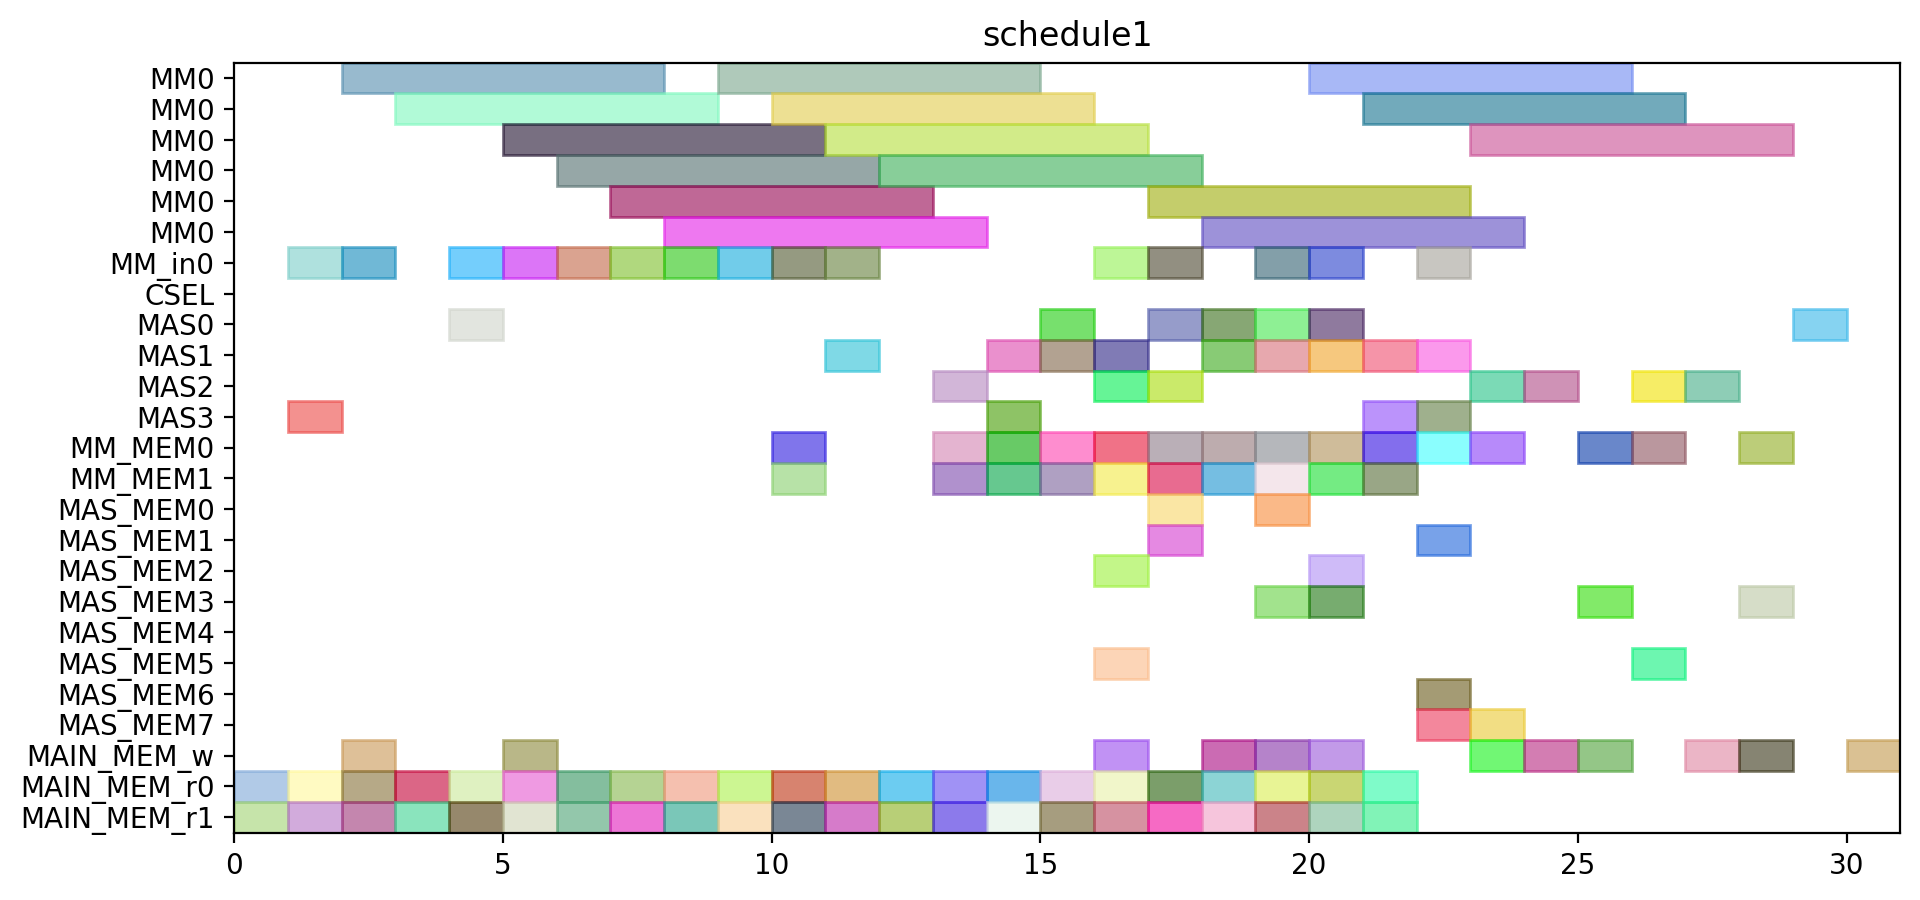

The script that drew this image:
from pyschedule import Scenario, solvers, plotters, alt


def solve():
	horizon = 143
	S = Scenario("schedule1", horizon=horizon)

	# resource
	MM = S.Resources('MM', num=1, size=6)
	MM_in = S.Resources('MM_in', num=1)
	CSEL = S.Resource('CSEL')
	MAS = S.Resources('MAS', num=4, size=1, periods=range(1, horizon))
	MM_MEM = S.Resources('MM_MEM', num=2)
	MAS_MEM = S.Resources('MAS_MEM', num=8)
	MAIN_MEM_w = S.Resource('MAIN_MEM_w', size=1)
	MAIN_MEM_r = S.Resources('MAIN_MEM_r', num=2)

	# result of previous scheduling
	c001_mem0 = S.Task('c001_mem0', length=1, delay_cost=1)
	S += c001_mem0 >= 0
	c001_mem0 += MAIN_MEM_r[0]

	c001_mem1 = S.Task('c001_mem1', length=1, delay_cost=1)
	S += c001_mem1 >= 0
	c001_mem1 += MAIN_MEM_r[1]

	c001 = S.Task('c001', length=1, delay_cost=1)
	S += c001 >= 1
	c001 += MAS[3]

	c10_t1_in = S.Task('c10_t1_in', length=1, delay_cost=1)
	S += c10_t1_in >= 1
	c10_t1_in += MM_in[0]

	c10_t1_mem0 = S.Task('c10_t1_mem0', length=1, delay_cost=1)
	S += c10_t1_mem0 >= 1
	c10_t1_mem0 += MAIN_MEM_r[0]

	c10_t1_mem1 = S.Task('c10_t1_mem1', length=1, delay_cost=1)
	S += c10_t1_mem1 >= 1
	c10_t1_mem1 += MAIN_MEM_r[1]

	c001_w = S.Task('c001_w', length=1, delay_cost=1)
	S += c001_w >= 2
	c001_w += MAIN_MEM_w

	c10_t1 = S.Task('c10_t1', length=6, delay_cost=1)
	S += c10_t1 >= 2
	c10_t1 += MM[0]

	c21_t1_in = S.Task('c21_t1_in', length=1, delay_cost=1)
	S += c21_t1_in >= 2
	c21_t1_in += MM_in[0]

	c21_t1_mem0 = S.Task('c21_t1_mem0', length=1, delay_cost=1)
	S += c21_t1_mem0 >= 2
	c21_t1_mem0 += MAIN_MEM_r[0]

	c21_t1_mem1 = S.Task('c21_t1_mem1', length=1, delay_cost=1)
	S += c21_t1_mem1 >= 2
	c21_t1_mem1 += MAIN_MEM_r[1]

	c000_mem0 = S.Task('c000_mem0', length=1, delay_cost=1)
	S += c000_mem0 >= 3
	c000_mem0 += MAIN_MEM_r[0]

	c000_mem1 = S.Task('c000_mem1', length=1, delay_cost=1)
	S += c000_mem1 >= 3
	c000_mem1 += MAIN_MEM_r[1]

	c21_t1 = S.Task('c21_t1', length=6, delay_cost=1)
	S += c21_t1 >= 3
	c21_t1 += MM[0]

	c000 = S.Task('c000', length=1, delay_cost=1)
	S += c000 >= 4
	c000 += MAS[0]

	c21_t0_in = S.Task('c21_t0_in', length=1, delay_cost=1)
	S += c21_t0_in >= 4
	c21_t0_in += MM_in[0]

	c21_t0_mem0 = S.Task('c21_t0_mem0', length=1, delay_cost=1)
	S += c21_t0_mem0 >= 4
	c21_t0_mem0 += MAIN_MEM_r[0]

	c21_t0_mem1 = S.Task('c21_t0_mem1', length=1, delay_cost=1)
	S += c21_t0_mem1 >= 4
	c21_t0_mem1 += MAIN_MEM_r[1]

	c000_w = S.Task('c000_w', length=1, delay_cost=1)
	S += c000_w >= 5
	c000_w += MAIN_MEM_w

	c20_t1_in = S.Task('c20_t1_in', length=1, delay_cost=1)
	S += c20_t1_in >= 5
	c20_t1_in += MM_in[0]

	c20_t1_mem0 = S.Task('c20_t1_mem0', length=1, delay_cost=1)
	S += c20_t1_mem0 >= 5
	c20_t1_mem0 += MAIN_MEM_r[0]

	c20_t1_mem1 = S.Task('c20_t1_mem1', length=1, delay_cost=1)
	S += c20_t1_mem1 >= 5
	c20_t1_mem1 += MAIN_MEM_r[1]

	c21_t0 = S.Task('c21_t0', length=6, delay_cost=1)
	S += c21_t0 >= 5
	c21_t0 += MM[0]

	c11_t1_in = S.Task('c11_t1_in', length=1, delay_cost=1)
	S += c11_t1_in >= 6
	c11_t1_in += MM_in[0]

	c11_t1_mem0 = S.Task('c11_t1_mem0', length=1, delay_cost=1)
	S += c11_t1_mem0 >= 6
	c11_t1_mem0 += MAIN_MEM_r[0]

	c11_t1_mem1 = S.Task('c11_t1_mem1', length=1, delay_cost=1)
	S += c11_t1_mem1 >= 6
	c11_t1_mem1 += MAIN_MEM_r[1]

	c20_t1 = S.Task('c20_t1', length=6, delay_cost=1)
	S += c20_t1 >= 6
	c20_t1 += MM[0]

	c11_t1 = S.Task('c11_t1', length=6, delay_cost=1)
	S += c11_t1 >= 7
	c11_t1 += MM[0]

	c20_t0_in = S.Task('c20_t0_in', length=1, delay_cost=1)
	S += c20_t0_in >= 7
	c20_t0_in += MM_in[0]

	c20_t0_mem0 = S.Task('c20_t0_mem0', length=1, delay_cost=1)
	S += c20_t0_mem0 >= 7
	c20_t0_mem0 += MAIN_MEM_r[0]

	c20_t0_mem1 = S.Task('c20_t0_mem1', length=1, delay_cost=1)
	S += c20_t0_mem1 >= 7
	c20_t0_mem1 += MAIN_MEM_r[1]

	c10_t0_in = S.Task('c10_t0_in', length=1, delay_cost=1)
	S += c10_t0_in >= 8
	c10_t0_in += MM_in[0]

	c10_t0_mem0 = S.Task('c10_t0_mem0', length=1, delay_cost=1)
	S += c10_t0_mem0 >= 8
	c10_t0_mem0 += MAIN_MEM_r[0]

	c10_t0_mem1 = S.Task('c10_t0_mem1', length=1, delay_cost=1)
	S += c10_t0_mem1 >= 8
	c10_t0_mem1 += MAIN_MEM_r[1]

	c20_t0 = S.Task('c20_t0', length=6, delay_cost=1)
	S += c20_t0 >= 8
	c20_t0 += MM[0]

	c10_t0 = S.Task('c10_t0', length=6, delay_cost=1)
	S += c10_t0 >= 9
	c10_t0 += MM[0]

	c11_t0_in = S.Task('c11_t0_in', length=1, delay_cost=1)
	S += c11_t0_in >= 9
	c11_t0_in += MM_in[0]

	c11_t0_mem0 = S.Task('c11_t0_mem0', length=1, delay_cost=1)
	S += c11_t0_mem0 >= 9
	c11_t0_mem0 += MAIN_MEM_r[0]

	c11_t0_mem1 = S.Task('c11_t0_mem1', length=1, delay_cost=1)
	S += c11_t0_mem1 >= 9
	c11_t0_mem1 += MAIN_MEM_r[1]

	c01_t1_in = S.Task('c01_t1_in', length=1, delay_cost=1)
	S += c01_t1_in >= 10
	c01_t1_in += MM_in[0]

	c01_t1_mem0 = S.Task('c01_t1_mem0', length=1, delay_cost=1)
	S += c01_t1_mem0 >= 10
	c01_t1_mem0 += MAIN_MEM_r[0]

	c01_t1_mem1 = S.Task('c01_t1_mem1', length=1, delay_cost=1)
	S += c01_t1_mem1 >= 10
	c01_t1_mem1 += MAIN_MEM_r[1]

	c11_t0 = S.Task('c11_t0', length=6, delay_cost=1)
	S += c11_t0 >= 10
	c11_t0 += MM[0]

	c01_t0_in = S.Task('c01_t0_in', length=1, delay_cost=1)
	S += c01_t0_in >= 11
	c01_t0_in += MM_in[0]

	c01_t0_mem0 = S.Task('c01_t0_mem0', length=1, delay_cost=1)
	S += c01_t0_mem0 >= 11
	c01_t0_mem0 += MAIN_MEM_r[0]

	c01_t0_mem1 = S.Task('c01_t0_mem1', length=1, delay_cost=1)
	S += c01_t0_mem1 >= 11
	c01_t0_mem1 += MAIN_MEM_r[1]

	c01_t1 = S.Task('c01_t1', length=6, delay_cost=1)
	S += c01_t1 >= 11
	c01_t1 += MM[0]

	c01_t0 = S.Task('c01_t0', length=6, delay_cost=1)
	S += c01_t0 >= 12
	c01_t0 += MM[0]

	c01_t3_mem0 = S.Task('c01_t3_mem0', length=1, delay_cost=1)
	S += c01_t3_mem0 >= 12
	c01_t3_mem0 += MAIN_MEM_r[0]

	c01_t3_mem1 = S.Task('c01_t3_mem1', length=1, delay_cost=1)
	S += c01_t3_mem1 >= 12
	c01_t3_mem1 += MAIN_MEM_r[1]

	c01_t3 = S.Task('c01_t3', length=1, delay_cost=1)
	S += c01_t3 >= 13
	c01_t3 += MAS[2]

	c10_t2_mem0 = S.Task('c10_t2_mem0', length=1, delay_cost=1)
	S += c10_t2_mem0 >= 13
	c10_t2_mem0 += MAIN_MEM_r[0]

	c10_t2_mem1 = S.Task('c10_t2_mem1', length=1, delay_cost=1)
	S += c10_t2_mem1 >= 13
	c10_t2_mem1 += MAIN_MEM_r[1]

	c10_t2 = S.Task('c10_t2', length=1, delay_cost=1)
	S += c10_t2 >= 14
	c10_t2 += MAS[1]

	c20_t3_mem0 = S.Task('c20_t3_mem0', length=1, delay_cost=1)
	S += c20_t3_mem0 >= 14
	c20_t3_mem0 += MAIN_MEM_r[0]

	c20_t3_mem1 = S.Task('c20_t3_mem1', length=1, delay_cost=1)
	S += c20_t3_mem1 >= 14
	c20_t3_mem1 += MAIN_MEM_r[1]

	c01_t2_mem0 = S.Task('c01_t2_mem0', length=1, delay_cost=1)
	S += c01_t2_mem0 >= 15
	c01_t2_mem0 += MAIN_MEM_r[0]

	c01_t2_mem1 = S.Task('c01_t2_mem1', length=1, delay_cost=1)
	S += c01_t2_mem1 >= 15
	c01_t2_mem1 += MAIN_MEM_r[1]

	c20_t3 = S.Task('c20_t3', length=1, delay_cost=1)
	S += c20_t3 >= 15
	c20_t3 += MAS[0]

	c01_t2 = S.Task('c01_t2', length=1, delay_cost=1)
	S += c01_t2 >= 16
	c01_t2 += MAS[1]

	c20_t2_mem0 = S.Task('c20_t2_mem0', length=1, delay_cost=1)
	S += c20_t2_mem0 >= 16
	c20_t2_mem0 += MAIN_MEM_r[0]

	c20_t2_mem1 = S.Task('c20_t2_mem1', length=1, delay_cost=1)
	S += c20_t2_mem1 >= 16
	c20_t2_mem1 += MAIN_MEM_r[1]

	c11_t3_mem0 = S.Task('c11_t3_mem0', length=1, delay_cost=1)
	S += c11_t3_mem0 >= 17
	c11_t3_mem0 += MAIN_MEM_r[0]

	c11_t3_mem1 = S.Task('c11_t3_mem1', length=1, delay_cost=1)
	S += c11_t3_mem1 >= 17
	c11_t3_mem1 += MAIN_MEM_r[1]

	c20_t2 = S.Task('c20_t2', length=1, delay_cost=1)
	S += c20_t2 >= 17
	c20_t2 += MAS[0]

	c11_t2_mem0 = S.Task('c11_t2_mem0', length=1, delay_cost=1)
	S += c11_t2_mem0 >= 18
	c11_t2_mem0 += MAIN_MEM_r[0]

	c11_t2_mem1 = S.Task('c11_t2_mem1', length=1, delay_cost=1)
	S += c11_t2_mem1 >= 18
	c11_t2_mem1 += MAIN_MEM_r[1]

	c11_t3 = S.Task('c11_t3', length=1, delay_cost=1)
	S += c11_t3 >= 18
	c11_t3 += MAS[1]

	c10_t3_mem0 = S.Task('c10_t3_mem0', length=1, delay_cost=1)
	S += c10_t3_mem0 >= 19
	c10_t3_mem0 += MAIN_MEM_r[0]

	c10_t3_mem1 = S.Task('c10_t3_mem1', length=1, delay_cost=1)
	S += c10_t3_mem1 >= 19
	c10_t3_mem1 += MAIN_MEM_r[1]

	c11_t2 = S.Task('c11_t2', length=1, delay_cost=1)
	S += c11_t2 >= 19
	c11_t2 += MAS[0]

	c10_t3 = S.Task('c10_t3', length=1, delay_cost=1)
	S += c10_t3 >= 20
	c10_t3 += MAS[1]

	c21_t3_mem0 = S.Task('c21_t3_mem0', length=1, delay_cost=1)
	S += c21_t3_mem0 >= 20
	c21_t3_mem0 += MAIN_MEM_r[0]

	c21_t3_mem1 = S.Task('c21_t3_mem1', length=1, delay_cost=1)
	S += c21_t3_mem1 >= 20
	c21_t3_mem1 += MAIN_MEM_r[1]

	c21_t2_mem0 = S.Task('c21_t2_mem0', length=1, delay_cost=1)
	S += c21_t2_mem0 >= 21
	c21_t2_mem0 += MAIN_MEM_r[0]

	c21_t2_mem1 = S.Task('c21_t2_mem1', length=1, delay_cost=1)
	S += c21_t2_mem1 >= 21
	c21_t2_mem1 += MAIN_MEM_r[1]

	c21_t3 = S.Task('c21_t3', length=1, delay_cost=1)
	S += c21_t3 >= 21
	c21_t3 += MAS[3]

	c21_t2 = S.Task('c21_t2', length=1, delay_cost=1)
	S += c21_t2 >= 22
	c21_t2 += MAS[3]


	# new tasks
	c10_t4 = S.Task('c10_t4', length=6, delay_cost=1)
	c10_t4 += alt(MM)
	c10_t4_in = S.Task('c10_t4_in', length=1, delay_cost=1)
	c10_t4_in += alt(MM_in)
	S += c10_t4_in*MM_in[0]<=c10_t4*MM[0]
	c10_t4_mem0 = S.Task('c10_t4_mem0', length=1, delay_cost=1)
	c10_t4_mem0 += MAS_MEM[2]
	S += 14 < c10_t4_mem0
	S += c10_t4_mem0 <= c10_t4

	c10_t4_mem1 = S.Task('c10_t4_mem1', length=1, delay_cost=1)
	c10_t4_mem1 += MAS_MEM[3]
	S += 20 < c10_t4_mem1
	S += c10_t4_mem1 <= c10_t4

	c100 = S.Task('c100', length=1, delay_cost=1)
	c100 += alt(MAS)
	S += 14<c100

	c100_w = S.Task('c100_w', length=1, delay_cost=1)
	c100_w += alt(MAIN_MEM_w)
	S += c100 <= c100_w

	c100_mem0 = S.Task('c100_mem0', length=1, delay_cost=1)
	c100_mem0 += MM_MEM[0]
	S += 14 < c100_mem0
	S += c100_mem0 <= c100

	c100_mem1 = S.Task('c100_mem1', length=1, delay_cost=1)
	c100_mem1 += MM_MEM[1]
	S += 7 < c100_mem1
	S += c100_mem1 <= c100

	c10_t5 = S.Task('c10_t5', length=1, delay_cost=1)
	c10_t5 += alt(MAS)
	c10_t5_mem0 = S.Task('c10_t5_mem0', length=1, delay_cost=1)
	c10_t5_mem0 += MM_MEM[0]
	S += 14 < c10_t5_mem0
	S += c10_t5_mem0 <= c10_t5

	c10_t5_mem1 = S.Task('c10_t5_mem1', length=1, delay_cost=1)
	c10_t5_mem1 += MM_MEM[1]
	S += 7 < c10_t5_mem1
	S += c10_t5_mem1 <= c10_t5

	c20_t4 = S.Task('c20_t4', length=6, delay_cost=1)
	c20_t4 += alt(MM)
	c20_t4_in = S.Task('c20_t4_in', length=1, delay_cost=1)
	c20_t4_in += alt(MM_in)
	S += c20_t4_in*MM_in[0]<=c20_t4*MM[0]
	c20_t4_mem0 = S.Task('c20_t4_mem0', length=1, delay_cost=1)
	c20_t4_mem0 += MAS_MEM[0]
	S += 17 < c20_t4_mem0
	S += c20_t4_mem0 <= c20_t4

	c20_t4_mem1 = S.Task('c20_t4_mem1', length=1, delay_cost=1)
	c20_t4_mem1 += MAS_MEM[1]
	S += 15 < c20_t4_mem1
	S += c20_t4_mem1 <= c20_t4

	c200 = S.Task('c200', length=1, delay_cost=1)
	c200 += alt(MAS)
	S += 17<c200

	c200_w = S.Task('c200_w', length=1, delay_cost=1)
	c200_w += alt(MAIN_MEM_w)
	S += c200 <= c200_w

	c200_mem0 = S.Task('c200_mem0', length=1, delay_cost=1)
	c200_mem0 += MM_MEM[0]
	S += 13 < c200_mem0
	S += c200_mem0 <= c200

	c200_mem1 = S.Task('c200_mem1', length=1, delay_cost=1)
	c200_mem1 += MM_MEM[1]
	S += 11 < c200_mem1
	S += c200_mem1 <= c200

	c20_t5 = S.Task('c20_t5', length=1, delay_cost=1)
	c20_t5 += alt(MAS)
	c20_t5_mem0 = S.Task('c20_t5_mem0', length=1, delay_cost=1)
	c20_t5_mem0 += MM_MEM[0]
	S += 13 < c20_t5_mem0
	S += c20_t5_mem0 <= c20_t5

	c20_t5_mem1 = S.Task('c20_t5_mem1', length=1, delay_cost=1)
	c20_t5_mem1 += MM_MEM[1]
	S += 11 < c20_t5_mem1
	S += c20_t5_mem1 <= c20_t5

	c01_t4 = S.Task('c01_t4', length=6, delay_cost=1)
	c01_t4 += alt(MM)
	c01_t4_in = S.Task('c01_t4_in', length=1, delay_cost=1)
	c01_t4_in += alt(MM_in)
	S += c01_t4_in*MM_in[0]<=c01_t4*MM[0]
	c01_t4_mem0 = S.Task('c01_t4_mem0', length=1, delay_cost=1)
	c01_t4_mem0 += MAS_MEM[2]
	S += 16 < c01_t4_mem0
	S += c01_t4_mem0 <= c01_t4

	c01_t4_mem1 = S.Task('c01_t4_mem1', length=1, delay_cost=1)
	c01_t4_mem1 += MAS_MEM[5]
	S += 13 < c01_t4_mem1
	S += c01_t4_mem1 <= c01_t4

	c010 = S.Task('c010', length=1, delay_cost=1)
	c010 += alt(MAS)
	S += 16<c010

	c010_w = S.Task('c010_w', length=1, delay_cost=1)
	c010_w += alt(MAIN_MEM_w)
	S += c010 <= c010_w

	c010_mem0 = S.Task('c010_mem0', length=1, delay_cost=1)
	c010_mem0 += MM_MEM[0]
	S += 17 < c010_mem0
	S += c010_mem0 <= c010

	c010_mem1 = S.Task('c010_mem1', length=1, delay_cost=1)
	c010_mem1 += MM_MEM[1]
	S += 16 < c010_mem1
	S += c010_mem1 <= c010

	c01_t5 = S.Task('c01_t5', length=1, delay_cost=1)
	c01_t5 += alt(MAS)
	c01_t5_mem0 = S.Task('c01_t5_mem0', length=1, delay_cost=1)
	c01_t5_mem0 += MM_MEM[0]
	S += 17 < c01_t5_mem0
	S += c01_t5_mem0 <= c01_t5

	c01_t5_mem1 = S.Task('c01_t5_mem1', length=1, delay_cost=1)
	c01_t5_mem1 += MM_MEM[1]
	S += 16 < c01_t5_mem1
	S += c01_t5_mem1 <= c01_t5

	c11_t4 = S.Task('c11_t4', length=6, delay_cost=1)
	c11_t4 += alt(MM)
	c11_t4_in = S.Task('c11_t4_in', length=1, delay_cost=1)
	c11_t4_in += alt(MM_in)
	S += c11_t4_in*MM_in[0]<=c11_t4*MM[0]
	c11_t4_mem0 = S.Task('c11_t4_mem0', length=1, delay_cost=1)
	c11_t4_mem0 += MAS_MEM[0]
	S += 19 < c11_t4_mem0
	S += c11_t4_mem0 <= c11_t4

	c11_t4_mem1 = S.Task('c11_t4_mem1', length=1, delay_cost=1)
	c11_t4_mem1 += MAS_MEM[3]
	S += 18 < c11_t4_mem1
	S += c11_t4_mem1 <= c11_t4

	c110 = S.Task('c110', length=1, delay_cost=1)
	c110 += alt(MAS)
	S += 19<c110

	c110_w = S.Task('c110_w', length=1, delay_cost=1)
	c110_w += alt(MAIN_MEM_w)
	S += c110 <= c110_w

	c110_mem0 = S.Task('c110_mem0', length=1, delay_cost=1)
	c110_mem0 += MM_MEM[0]
	S += 15 < c110_mem0
	S += c110_mem0 <= c110

	c110_mem1 = S.Task('c110_mem1', length=1, delay_cost=1)
	c110_mem1 += MM_MEM[1]
	S += 12 < c110_mem1
	S += c110_mem1 <= c110

	c11_t5 = S.Task('c11_t5', length=1, delay_cost=1)
	c11_t5 += alt(MAS)
	c11_t5_mem0 = S.Task('c11_t5_mem0', length=1, delay_cost=1)
	c11_t5_mem0 += MM_MEM[0]
	S += 15 < c11_t5_mem0
	S += c11_t5_mem0 <= c11_t5

	c11_t5_mem1 = S.Task('c11_t5_mem1', length=1, delay_cost=1)
	c11_t5_mem1 += MM_MEM[1]
	S += 12 < c11_t5_mem1
	S += c11_t5_mem1 <= c11_t5

	c21_t4 = S.Task('c21_t4', length=6, delay_cost=1)
	c21_t4 += alt(MM)
	c21_t4_in = S.Task('c21_t4_in', length=1, delay_cost=1)
	c21_t4_in += alt(MM_in)
	S += c21_t4_in*MM_in[0]<=c21_t4*MM[0]
	c21_t4_mem0 = S.Task('c21_t4_mem0', length=1, delay_cost=1)
	c21_t4_mem0 += MAS_MEM[6]
	S += 22 < c21_t4_mem0
	S += c21_t4_mem0 <= c21_t4

	c21_t4_mem1 = S.Task('c21_t4_mem1', length=1, delay_cost=1)
	c21_t4_mem1 += MAS_MEM[7]
	S += 21 < c21_t4_mem1
	S += c21_t4_mem1 <= c21_t4

	c210 = S.Task('c210', length=1, delay_cost=1)
	c210 += alt(MAS)
	S += 22<c210

	c210_w = S.Task('c210_w', length=1, delay_cost=1)
	c210_w += alt(MAIN_MEM_w)
	S += c210 <= c210_w

	c210_mem0 = S.Task('c210_mem0', length=1, delay_cost=1)
	c210_mem0 += MM_MEM[0]
	S += 10 < c210_mem0
	S += c210_mem0 <= c210

	c210_mem1 = S.Task('c210_mem1', length=1, delay_cost=1)
	c210_mem1 += MM_MEM[1]
	S += 8 < c210_mem1
	S += c210_mem1 <= c210

	c21_t5 = S.Task('c21_t5', length=1, delay_cost=1)
	c21_t5 += alt(MAS)
	c21_t5_mem0 = S.Task('c21_t5_mem0', length=1, delay_cost=1)
	c21_t5_mem0 += MM_MEM[0]
	S += 10 < c21_t5_mem0
	S += c21_t5_mem0 <= c21_t5

	c21_t5_mem1 = S.Task('c21_t5_mem1', length=1, delay_cost=1)
	c21_t5_mem1 += MM_MEM[1]
	S += 8 < c21_t5_mem1
	S += c21_t5_mem1 <= c21_t5

	c101 = S.Task('c101', length=1, delay_cost=1)
	c101 += alt(MAS)
	S += 14<c101

	c101_w = S.Task('c101_w', length=1, delay_cost=1)
	c101_w += alt(MAIN_MEM_w)
	S += c101 <= c101_w

	c101_mem0 = S.Task('c101_mem0', length=1, delay_cost=1)
	c101_mem0 += alt(MM_MEM)
	S += (c10_t4*MM[0])-1 < c101_mem0*MM_MEM[0]
	S += c101_mem0 <= c101

	c101_mem1 = S.Task('c101_mem1', length=1, delay_cost=1)
	c101_mem1 += alt(MAS_MEM)
	S += (c10_t5*MAS[0])-1 < c101_mem1*MAS_MEM[1]
	S += (c10_t5*MAS[1])-1 < c101_mem1*MAS_MEM[3]
	S += (c10_t5*MAS[2])-1 < c101_mem1*MAS_MEM[5]
	S += (c10_t5*MAS[3])-1 < c101_mem1*MAS_MEM[7]
	S += c101_mem1 <= c101

	c201 = S.Task('c201', length=1, delay_cost=1)
	c201 += alt(MAS)
	S += 17<c201

	c201_w = S.Task('c201_w', length=1, delay_cost=1)
	c201_w += alt(MAIN_MEM_w)
	S += c201 <= c201_w

	c201_mem0 = S.Task('c201_mem0', length=1, delay_cost=1)
	c201_mem0 += alt(MM_MEM)
	S += (c20_t4*MM[0])-1 < c201_mem0*MM_MEM[0]
	S += c201_mem0 <= c201

	c201_mem1 = S.Task('c201_mem1', length=1, delay_cost=1)
	c201_mem1 += alt(MAS_MEM)
	S += (c20_t5*MAS[0])-1 < c201_mem1*MAS_MEM[1]
	S += (c20_t5*MAS[1])-1 < c201_mem1*MAS_MEM[3]
	S += (c20_t5*MAS[2])-1 < c201_mem1*MAS_MEM[5]
	S += (c20_t5*MAS[3])-1 < c201_mem1*MAS_MEM[7]
	S += c201_mem1 <= c201

	c011 = S.Task('c011', length=1, delay_cost=1)
	c011 += alt(MAS)
	S += 16<c011

	c011_w = S.Task('c011_w', length=1, delay_cost=1)
	c011_w += alt(MAIN_MEM_w)
	S += c011 <= c011_w

	c011_mem0 = S.Task('c011_mem0', length=1, delay_cost=1)
	c011_mem0 += alt(MM_MEM)
	S += (c01_t4*MM[0])-1 < c011_mem0*MM_MEM[0]
	S += c011_mem0 <= c011

	c011_mem1 = S.Task('c011_mem1', length=1, delay_cost=1)
	c011_mem1 += alt(MAS_MEM)
	S += (c01_t5*MAS[0])-1 < c011_mem1*MAS_MEM[1]
	S += (c01_t5*MAS[1])-1 < c011_mem1*MAS_MEM[3]
	S += (c01_t5*MAS[2])-1 < c011_mem1*MAS_MEM[5]
	S += (c01_t5*MAS[3])-1 < c011_mem1*MAS_MEM[7]
	S += c011_mem1 <= c011

	c111 = S.Task('c111', length=1, delay_cost=1)
	c111 += alt(MAS)
	S += 19<c111

	c111_w = S.Task('c111_w', length=1, delay_cost=1)
	c111_w += alt(MAIN_MEM_w)
	S += c111 <= c111_w

	c111_mem0 = S.Task('c111_mem0', length=1, delay_cost=1)
	c111_mem0 += alt(MM_MEM)
	S += (c11_t4*MM[0])-1 < c111_mem0*MM_MEM[0]
	S += c111_mem0 <= c111

	c111_mem1 = S.Task('c111_mem1', length=1, delay_cost=1)
	c111_mem1 += alt(MAS_MEM)
	S += (c11_t5*MAS[0])-1 < c111_mem1*MAS_MEM[1]
	S += (c11_t5*MAS[1])-1 < c111_mem1*MAS_MEM[3]
	S += (c11_t5*MAS[2])-1 < c111_mem1*MAS_MEM[5]
	S += (c11_t5*MAS[3])-1 < c111_mem1*MAS_MEM[7]
	S += c111_mem1 <= c111

	c211 = S.Task('c211', length=1, delay_cost=1)
	c211 += alt(MAS)
	S += 22<c211

	c211_w = S.Task('c211_w', length=1, delay_cost=1)
	c211_w += alt(MAIN_MEM_w)
	S += c211 <= c211_w

	c211_mem0 = S.Task('c211_mem0', length=1, delay_cost=1)
	c211_mem0 += alt(MM_MEM)
	S += (c21_t4*MM[0])-1 < c211_mem0*MM_MEM[0]
	S += c211_mem0 <= c211

	c211_mem1 = S.Task('c211_mem1', length=1, delay_cost=1)
	c211_mem1 += alt(MAS_MEM)
	S += (c21_t5*MAS[0])-1 < c211_mem1*MAS_MEM[1]
	S += (c21_t5*MAS[1])-1 < c211_mem1*MAS_MEM[3]
	S += (c21_t5*MAS[2])-1 < c211_mem1*MAS_MEM[5]
	S += (c21_t5*MAS[3])-1 < c211_mem1*MAS_MEM[7]
	S += c211_mem1 <= c211

	solvers.mip.solve(S,msg=1,kind='CPLEX',ratio_gap=1.01)

	solution = [['hoge']*len(S.solution()[1]) for i in range(len(S.solution()))]
	for i in range(len(S.solution())):
		for j in range(len(S.solution()[i])):
			solution[i][j]=str(S.solution()[i][j])
	print(solution)

	cycles = int(solution[-1][3])

	pic_file_name = "/home/mfukuda/ABE/multiRAM_multiMAS_16mux/scheduling_result/stage6MM1_stage1MAS4/FROB/schedule1.png"
	if(S.solution() != []):
		plotters.matplotlib.plot(S,img_filename=pic_file_name, show_task_labels=False, fig_size=(cycles*0.25+3, 5))

	return solution
